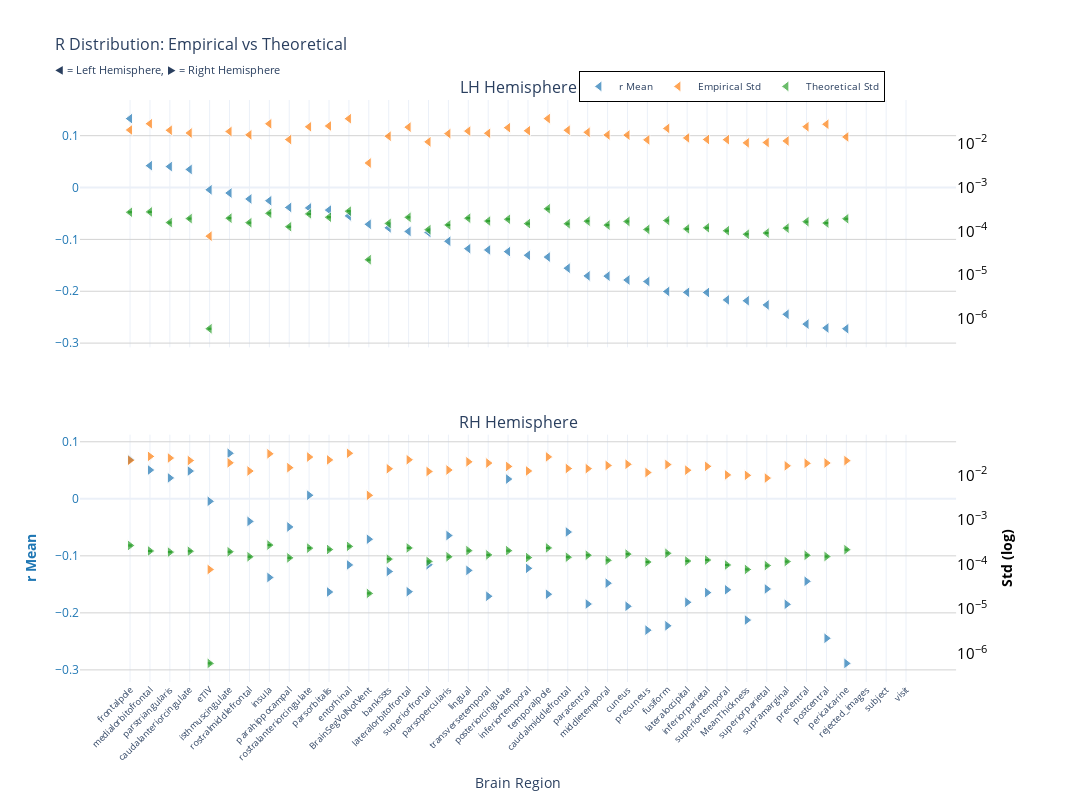
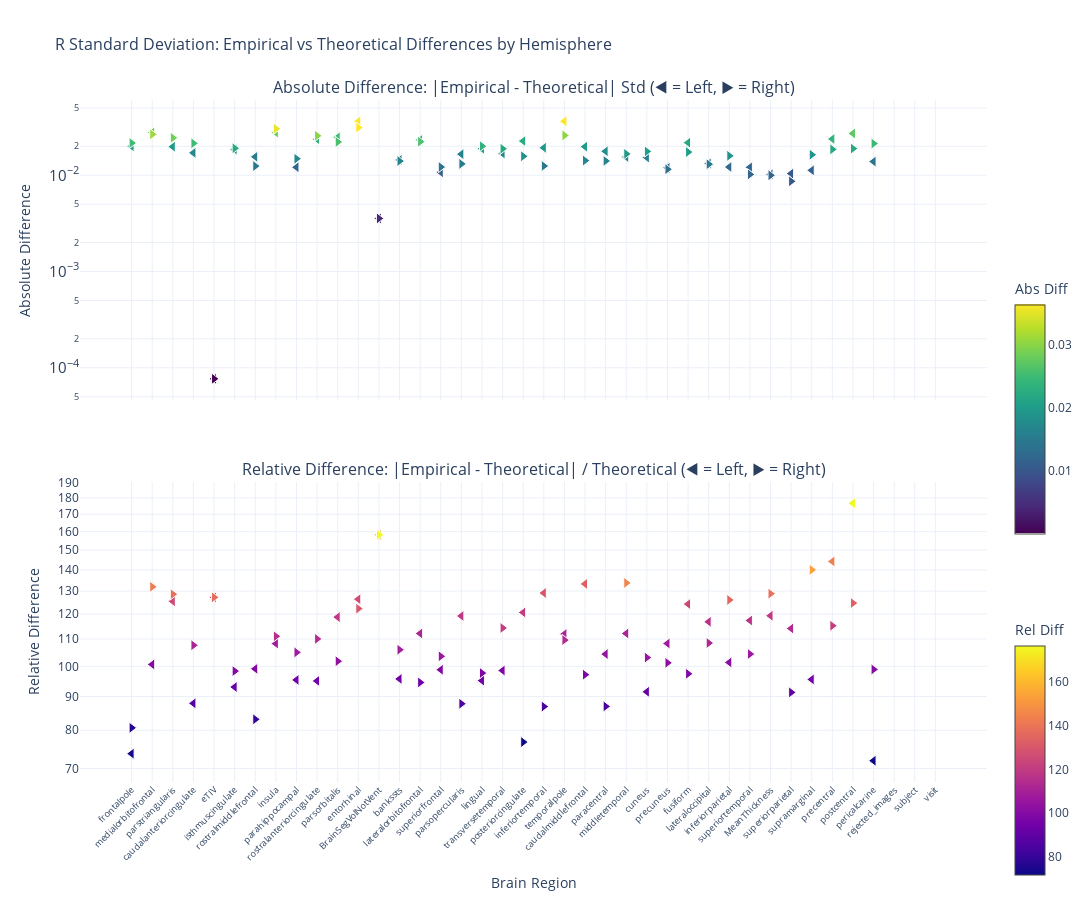

Here is the notebook cell these charts were saved with, in order:
### Markdown cell above
### F-statistic

### Code cell
nu_nav = df_navr[(df_navr["timepoint"] == "baseline") & (df_navr["group"] == "HC-PD")]
data_path = stats_dir / f"partial_correlation_baseline_{METRIC}.parquet"
df, stats = get_test_stats(
    data_path, stat_functions_F, nu_nav, hemisphere=True, study="baseline"
)
show_figure(stats, hemisphere=True, stat_name="r", study="baseline", metric=METRIC)

### Figure 1 — Plotly figure (JSON) as saved in the notebook; plotly's stock layout.template omitted (floating-point values rounded to 4 significant figures)
{"data": [{"hovertemplate": "<b>%{x}</b><br>Mean r: %{y:.2f}<br><extra></extra>", "legendgroup": "mean", "marker": {"color": "#1f77b4", "line": {"color": "white", "width": 1}, "opacity": 0.7, "size": 10, "symbol": "triangle-left"}, "mode": "markers", "name": "r Mean", "showlegend": true, "type": "scatter", "x": ["frontalpole", "medialorbitofrontal", "parstriangularis", "caudalanteriorcingulate", "eTIV", "isthmuscingulate", "rostralmiddlefrontal", "insula", "parahippocampal", "rostralanteriorcingulate", "parsorbitalis", "entorhinal", "BrainSegVolNotVent", "bankssts", "lateralorbitofrontal", "superiorfrontal", "parsopercularis", "lingual", "transversetemporal", "posteriorcingulate", "inferiortemporal", "temporalpole", "caudalmiddlefrontal", "paracentral", "middletemporal", "cuneus", "precuneus", "fusiform", "lateraloccipital", "inferiorparietal", "superiortemporal", "MeanThickness", "superiorparietal", "supramarginal", "precentral", "postcentral", "pericalcarine", "rejected_images", "subject", "visit"], "xaxis": "x", "y": [0.1329, 0.04217, 0.04039, 0.0349, -0.004403, -0.01058, -0.02201, -0.02544, -0.03839, -0.03923, -0.04349, -0.05472, -0.07087, -0.0777, -0.08461, -0.08656, -0.1036, -0.1179, -0.1203, -0.1236, -0.1305, -0.1341, -0.1555, -0.1704, -0.1708, -0.1783, -0.1812, -0.2004, -0.2021, -0.2024, -0.2166, -0.2183, -0.2264, -0.2444, -0.2633, -0.2708, -0.2722, NaN, NaN, NaN], "yaxis": "y"}, {"hovertemplate": "<b>%{x}</b><br>Empirical Std: %{y:.3f}<br><extra></extra>", "legendgroup": "empirical", "marker": {"color": "#ff7f0e", "line": {"color": "white", "width": 1}, "opacity": 0.7, "size": 10, "symbol": "triangle-left"}, "mode": "markers", "name": "Empirical Std", "showlegend": true, "type": "scatter", "x": ["frontalpole", "medialorbitofrontal", "parstriangularis", "caudalanteriorcingulate", "eTIV", "isthmuscingulate", "rostralmiddlefrontal", "insula", "parahippocampal", "rostralanteriorcingulate", "parsorbitalis", "entorhinal", "BrainSegVolNotVent", "bankssts", "lateralorbitofrontal", "superiorfrontal", "parsopercularis", "lingual", "transversetemporal", "posteriorcingulate", "inferiortemporal", "temporalpole", "caudalmiddlefrontal", "paracentral", "middletemporal", "cuneus", "precuneus", "fusiform", "lateraloccipital", "inferiorparietal", "superiortemporal", "MeanThickness", "superiorparietal", "supramarginal", "precentral", "postcentral", "pericalcarine", "rejected_images", "subject", "visit"], "xaxis": "x", "y": [0.02025, 0.02809, 0.01996, 0.01727, 7.738e-05, 0.01869, 0.0157, 0.028, 0.01223, 0.0239, 0.02496, 0.03653, 0.00358, 0.01458, 0.02346, 0.01085, 0.01671, 0.01907, 0.01701, 0.02284, 0.01945, 0.03671, 0.01996, 0.0179, 0.01562, 0.01547, 0.01205, 0.02198, 0.01335, 0.01229, 0.01218, 0.01029, 0.01049, 0.01136, 0.02398, 0.02731, 0.01406, NaN, NaN, NaN], "yaxis": "y2"}, {"error_y": {"array": [7.59e-06, 7.741e-06, 4.423e-06, 5.445e-06, 1.691e-08, 5.569e-06, 4.393e-06, 7.179e-06, 3.556e-06, 6.972e-06, 5.84e-06, 8.034e-06, 6.301e-07, 4.226e-06, 5.811e-06, 3.045e-06, 3.895e-06, 5.559e-06, 4.787e-06, 5.26e-06, 4.186e-06, 9.109e-06, 4.164e-06, 4.76e-06, 3.868e-06, 4.686e-06, 3.089e-06, 4.917e-06, 3.175e-06, 3.363e-06, 2.883e-06, 2.397e-06, 2.554e-06, 3.299e-06, 4.628e-06, 4.306e-06, 5.399e-06, NaN, NaN, NaN], "arrayminus": [7.38e-06, 7.526e-06, 4.301e-06, 5.294e-06, 1.644e-08, 5.414e-06, 4.271e-06, 6.98e-06, 3.457e-06, 6.778e-06, 5.678e-06, 7.811e-06, 6.127e-07, 4.109e-06, 5.65e-06, 2.961e-06, 3.787e-06, 5.405e-06, 4.654e-06, 5.114e-06, 4.07e-06, 8.857e-06, 4.049e-06, 4.628e-06, 3.761e-06, 4.556e-06, 3.003e-06, 4.781e-06, 3.087e-06, 3.27e-06, 2.803e-06, 2.33e-06, 2.483e-06, 3.207e-06, 4.5e-06, 4.187e-06, 5.25e-06, NaN, NaN, NaN], "color": "#2ca02c", "thickness": 1, "type": "data", "visible": true, "width": 2}, "hovertemplate": "<b>%{x}</b><br>Theoretical Std: %{y:.3f}<br><extra></extra>", "legendgroup": "theoretical", "marker": {"color": "#2ca02c", "line": {"color": "white", "width": 1}, "opacity": 0.7, "size": 10, "symbol": "triangle-left"}, "mode": "markers", "name": "Theoretical Std", "showlegend": true, "type": "scatter", "x": ["frontalpole", "medialorbitofrontal", "parstriangularis", "caudalanteriorcingulate", "eTIV", "isthmuscingulate", "rostralmiddlefrontal", "insula", "parahippocampal", "rostralanteriorcingulate", "parsorbitalis", "entorhinal", "BrainSegVolNotVent", "bankssts", "lateralorbitofrontal", "superiorfrontal", "parsopercularis", "lingual", "transversetemporal", "posteriorcingulate", "inferiortemporal", "temporalpole", "caudalmiddlefrontal", "paracentral", "middletemporal", "cuneus", "precuneus", "fusiform", "lateraloccipital", "inferiorparietal", "superiortemporal", "MeanThickness", "superiorparietal", "supramarginal", "precentral", "postcentral", "pericalcarine", "rejected_images", "subject", "visit"], "xaxis": "x", "y": [0.0002709, 0.0002763, 0.0001579, 0.0001943, 6.036e-07, 0.0001988, 0.0001568, 0.0002562, 0.0001269, 0.0002488, 0.0002084, 0.0002867, 2.249e-05, 0.0001508, 0.0002074, 0.0001087, 0.000139, 0.0001984, 0.0001709, 0.0001877, 0.0001494, 0.0003251, 0.0001486, 0.0001699, 0.0001381, 0.0001672, 0.0001102, 0.0001755, 0.0001133, 0.00012, 0.0001029, 8.555e-05, 9.116e-05, 0.0001177, 0.0001652, 0.0001537, 0.0001927, NaN, NaN, NaN], "yaxis": "y2"}, {"hovertemplate": "<b>%{x}</b><br>Mean r: %{y:.2f}<br><extra></extra>", "legendgroup": "mean", "marker": {"color": "#1f77b4", "line": {"color": "white", "width": 1}, "opacity": 0.7, "size": 10, "symbol": "triangle-right"}, "mode": "markers", "name": "r Mean", "showlegend": false, "type": "scatter", "x": ["isthmuscingulate", "frontalpole", "medialorbitofrontal", "caudalanteriorcingulate", "parstriangularis", "posteriorcingulate", "rostralanteriorcingulate", "eTIV", "rostralmiddlefrontal", "parahippocampal", "caudalmiddlefrontal", "parsopercularis", "BrainSegVolNotVent", "superiorfrontal", "entorhinal", "inferiortemporal", "lingual", "bankssts", "insula", "precentral", "middletemporal", "superiorparietal", "superiortemporal", "lateralorbitofrontal", "parsorbitalis", "inferiorparietal", "temporalpole", "transversetemporal", "lateraloccipital", "paracentral", "supramarginal", "cuneus", "MeanThickness", "fusiform", "precuneus", "postcentral", "pericalcarine", "rejected_images", "subject", "visit"], "xaxis": "x2", "y": [0.07986, 0.06868, 0.05046, 0.04866, 0.03667, 0.03463, 0.00622, -0.004403, -0.03957, -0.04935, -0.05821, -0.06438, -0.07087, -0.1156, -0.116, -0.1219, -0.1255, -0.1274, -0.1379, -0.1446, -0.1479, -0.1581, -0.1596, -0.1629, -0.1634, -0.1645, -0.1673, -0.1709, -0.1814, -0.1845, -0.185, -0.1884, -0.2127, -0.2227, -0.2303, -0.2446, -0.2886, NaN, NaN, NaN], "yaxis": "y3"}, {"hovertemplate": "<b>%{x}</b><br>Empirical Std: %{y:.3f}<br><extra></extra>", "legendgroup": "empirical", "marker": {"color": "#ff7f0e", "line": {"color": "white", "width": 1}, "opacity": 0.7, "size": 10, "symbol": "triangle-right"}, "mode": "markers", "name": "Empirical Std", "showlegend": false, "type": "scatter", "x": ["isthmuscingulate", "frontalpole", "medialorbitofrontal", "caudalanteriorcingulate", "parstriangularis", "posteriorcingulate", "rostralanteriorcingulate", "eTIV", "rostralmiddlefrontal", "parahippocampal", "caudalmiddlefrontal", "parsopercularis", "BrainSegVolNotVent", "superiorfrontal", "entorhinal", "inferiortemporal", "lingual", "bankssts", "insula", "precentral", "middletemporal", "superiorparietal", "superiortemporal", "lateralorbitofrontal", "parsorbitalis", "inferiorparietal", "temporalpole", "transversetemporal", "lateraloccipital", "paracentral", "supramarginal", "cuneus", "MeanThickness", "fusiform", "precuneus", "postcentral", "pericalcarine", "rejected_images", "subject", "visit"], "xaxis": "x2", "y": [0.01926, 0.02189, 0.02683, 0.02164, 0.02467, 0.01595, 0.02595, 7.738e-05, 0.0126, 0.01499, 0.01435, 0.01328, 0.00358, 0.0123, 0.03154, 0.01263, 0.02026, 0.01417, 0.03068, 0.01873, 0.01679, 0.008748, 0.0103, 0.02255, 0.02238, 0.01604, 0.02617, 0.01901, 0.01315, 0.01425, 0.01646, 0.01785, 0.01007, 0.01759, 0.01166, 0.01906, 0.02155, NaN, NaN, NaN], "yaxis": "y4"}, {"error_y": {"array": [5.43e-06, 7.51e-06, 5.653e-06, 5.583e-06, 5.332e-06, 5.746e-06, 6.548e-06, 1.691e-08, 4.195e-06, 3.962e-06, 4.097e-06, 4.19e-06, 6.301e-07, 3.295e-06, 7.167e-06, 4.026e-06, 5.751e-06, 3.713e-06, 7.673e-06, 4.517e-06, 3.491e-06, 2.655e-06, 2.74e-06, 6.615e-06, 6.1e-06, 3.538e-06, 6.629e-06, 4.619e-06, 3.365e-06, 4.539e-06, 3.27e-06, 4.805e-06, 2.172e-06, 5.006e-06, 3.195e-06, 4.25e-06, 6.043e-06, NaN, NaN, NaN], "arrayminus": [5.28e-06, 7.301e-06, 5.496e-06, 5.429e-06, 5.184e-06, 5.587e-06, 6.366e-06, 1.644e-08, 4.079e-06, 3.852e-06, 3.983e-06, 4.074e-06, 6.127e-07, 3.204e-06, 6.969e-06, 3.915e-06, 5.592e-06, 3.61e-06, 7.46e-06, 4.392e-06, 3.394e-06, 2.582e-06, 2.664e-06, 6.431e-06, 5.931e-06, 3.44e-06, 6.445e-06, 4.491e-06, 3.271e-06, 4.413e-06, 3.18e-06, 4.672e-06, 2.112e-06, 4.867e-06, 3.107e-06, 4.132e-06, 5.876e-06, NaN, NaN, NaN], "color": "#2ca02c", "thickness": 1, "type": "data", "visible": true, "width": 2}, "hovertemplate": "<b>%{x}</b><br>Theoretical Std: %{y:.3f}<br><extra></extra>", "legendgroup": "theoretical", "marker": {"color": "#2ca02c", "line": {"color": "white", "width": 1}, "opacity": 0.7, "size": 10, "symbol": "triangle-right"}, "mode": "markers", "name": "Theoretical Std", "showlegend": false, "type": "scatter", "x": ["isthmuscingulate", "frontalpole", "medialorbitofrontal", "caudalanteriorcingulate", "parstriangularis", "posteriorcingulate", "rostralanteriorcingulate", "eTIV", "rostralmiddlefrontal", "parahippocampal", "caudalmiddlefrontal", "parsopercularis", "BrainSegVolNotVent", "superiorfrontal", "entorhinal", "inferiortemporal", "lingual", "bankssts", "insula", "precentral", "middletemporal", "superiorparietal", "superiortemporal", "lateralorbitofrontal", "parsorbitalis", "inferiorparietal", "temporalpole", "transversetemporal", "lateraloccipital", "paracentral", "supramarginal", "cuneus", "MeanThickness", "fusiform", "precuneus", "postcentral", "pericalcarine", "rejected_images", "subject", "visit"], "xaxis": "x2", "y": [0.0001938, 0.000268, 0.0002018, 0.0001993, 0.0001903, 0.0002051, 0.0002337, 6.036e-07, 0.0001497, 0.0001414, 0.0001462, 0.0001496, 2.249e-05, 0.0001176, 0.0002558, 0.0001437, 0.0002053, 0.0001325, 0.0002739, 0.0001612, 0.0001246, 9.477e-05, 9.779e-05, 0.0002361, 0.0002177, 0.0001263, 0.0002366, 0.0001649, 0.0001201, 0.000162, 0.0001167, 0.0001715, 7.753e-05, 0.0001787, 0.000114, 0.0001517, 0.0002157, NaN, NaN, NaN], "yaxis": "y4"}], "layout": {"annotations": [{"font": {"size": 16}, "showarrow": false, "text": "LH Hemisphere", "x": 0.47, "xanchor": "center", "xref": "paper", "y": 1, "yanchor": "bottom", "yref": "paper"}, {"font": {"size": 16}, "showarrow": false, "text": "RH Hemisphere", "x": 0.47, "xanchor": "center", "xref": "paper", "y": 0.425, "yanchor": "bottom", "yref": "paper"}], "height": 800, "hovermode": "x", "legend": {"bgcolor": "rgba(255, 255, 255, 0.9)", "bordercolor": "black", "borderwidth": 1, "font": {"size": 10}, "orientation": "h", "x": 0.7, "xanchor": "center", "y": 1.05}, "title": {"font": {"size": 16}, "text": "R Distribution: Empirical vs Theoretical<br><sub>◀ = Left Hemisphere, ▶ = Right Hemisphere</sub>"}, "width": 1400, "xaxis": {"anchor": "y", "domain": [0, 0.94], "matches": "x2", "showticklabels": false}, "xaxis2": {"anchor": "y3", "domain": [0, 0.94], "tickangle": -45, "tickfont": {"size": 9}, "title": {"text": "Brain Region"}}, "yaxis": {"anchor": "x", "domain": [0.575, 1], "gridcolor": "lightgray", "showgrid": true, "tickfont": {"color": "#1f77b4"}, "title": {"font": {"color": "#1f77b4"}, "text": ""}}, "yaxis2": {"anchor": "x", "exponentformat": "power", "overlaying": "y", "showgrid": false, "side": "right", "tickfont": {"color": "black"}, "title": {"font": {"color": "black"}, "text": ""}, "type": "log"}, "yaxis3": {"anchor": "x2", "domain": [0, 0.425], "gridcolor": "lightgray", "showgrid": true, "tickfont": {"color": "#1f77b4"}, "title": {"font": {"color": "#1f77b4"}, "text": "<b>r Mean</b>"}}, "yaxis4": {"anchor": "x2", "exponentformat": "power", "overlaying": "y3", "showgrid": false, "side": "right", "tickfont": {"color": "black"}, "title": {"font": {"color": "black"}, "text": "<b>Std (log)</b>"}, "type": "log"}}}

### Figure 2 — Plotly figure (JSON) as saved in the notebook; plotly's stock layout.template omitted (floating-point values rounded to 4 significant figures)
{"data": [{"hovertemplate": "<b>%{x}</b><br>Hemisphere: %{text}<br>Abs Diff: %{y:.4f}<br><extra></extra>", "legendgroup": "abs_lh", "marker": {"color": [0.01998, 0.02781, 0.01981, 0.01708, 7.678e-05, 0.01849, 0.01554, 0.02774, 0.0121, 0.02365, 0.02475, 0.03624, 0.003558, 0.01443, 0.02326, 0.01074, 0.01657, 0.01888, 0.01684, 0.02265, 0.0193, 0.03638, 0.01981, 0.01773, 0.01548, 0.0153, 0.01194, 0.02181, 0.01323, 0.01217, 0.01208, 0.01021, 0.0104, 0.01125, 0.02382, 0.02715, 0.01386, NaN, NaN, NaN], "colorbar": {"len": 0.4, "title": {"text": "Abs Diff"}, "y": 0.75, "yanchor": "top"}, "colorscale": [[0, "#440154"], [0.1111, "#482878"], [0.2222, "#3e4989"], [0.3333, "#31688e"], [0.4444, "#26828e"], [0.5556, "#1f9e89"], [0.6667, "#35b779"], [0.7778, "#6ece58"], [0.8889, "#b5de2b"], [1, "#fde725"]], "line": {"color": "white", "width": 1}, "showscale": true, "size": 10, "symbol": "triangle-left"}, "mode": "markers", "name": "Absolute (lh)", "showlegend": false, "text": ["lh", "lh", "lh", "lh", "lh", "lh", "lh", "lh", "lh", "lh", "lh", "lh", "lh", "lh", "lh", "lh", "lh", "lh", "lh", "lh", "lh", "lh", "lh", "lh", "lh", "lh", "lh", "lh", "lh", "lh", "lh", "lh", "lh", "lh", "lh", "lh", "lh", "lh", "lh", "lh"], "type": "scatter", "x": ["frontalpole", "medialorbitofrontal", "parstriangularis", "caudalanteriorcingulate", "eTIV", "isthmuscingulate", "rostralmiddlefrontal", "insula", "parahippocampal", "rostralanteriorcingulate", "parsorbitalis", "entorhinal", "BrainSegVolNotVent", "bankssts", "lateralorbitofrontal", "superiorfrontal", "parsopercularis", "lingual", "transversetemporal", "posteriorcingulate", "inferiortemporal", "temporalpole", "caudalmiddlefrontal", "paracentral", "middletemporal", "cuneus", "precuneus", "fusiform", "lateraloccipital", "inferiorparietal", "superiortemporal", "MeanThickness", "superiorparietal", "supramarginal", "precentral", "postcentral", "pericalcarine", "rejected_images", "subject", "visit"], "xaxis": "x", "y": [0.01998, 0.02781, 0.01981, 0.01708, 7.678e-05, 0.01849, 0.01554, 0.02774, 0.0121, 0.02365, 0.02475, 0.03624, 0.003558, 0.01443, 0.02326, 0.01074, 0.01657, 0.01888, 0.01684, 0.02265, 0.0193, 0.03638, 0.01981, 0.01773, 0.01548, 0.0153, 0.01194, 0.02181, 0.01323, 0.01217, 0.01208, 0.01021, 0.0104, 0.01125, 0.02382, 0.02715, 0.01386, NaN, NaN, NaN], "yaxis": "y"}, {"hovertemplate": "<b>%{x}</b><br>Hemisphere: %{text}<br>Rel Diff: %{y:.2%}<br><extra></extra>", "legendgroup": "rel_lh", "marker": {"color": [73.73, 100.7, 125.4, 87.88, 127.2, 93.02, 99.12, 108.3, 95.36, 95.03, 118.7, 126.4, 158.2, 95.7, 112.1, 98.81, 119.2, 95.13, 98.54, 120.7, 129.1, 111.9, 133.3, 104.4, 112.1, 91.49, 108.3, 124.3, 116.8, 101.4, 117.3, 119.3, 114.1, 95.53, 144.2, 176.7, 71.93, NaN, NaN, NaN], "colorbar": {"len": 0.4, "title": {"text": "Rel Diff"}, "y": 0.25, "yanchor": "top"}, "colorscale": [[0, "#0d0887"], [0.1111, "#46039f"], [0.2222, "#7201a8"], [0.3333, "#9c179e"], [0.4444, "#bd3786"], [0.5556, "#d8576b"], [0.6667, "#ed7953"], [0.7778, "#fb9f3a"], [0.8889, "#fdca26"], [1, "#f0f921"]], "line": {"color": "white", "width": 1}, "showscale": true, "size": 10, "symbol": "triangle-left"}, "mode": "markers", "name": "Relative (lh)", "showlegend": false, "text": ["lh", "lh", "lh", "lh", "lh", "lh", "lh", "lh", "lh", "lh", "lh", "lh", "lh", "lh", "lh", "lh", "lh", "lh", "lh", "lh", "lh", "lh", "lh", "lh", "lh", "lh", "lh", "lh", "lh", "lh", "lh", "lh", "lh", "lh", "lh", "lh", "lh", "lh", "lh", "lh"], "type": "scatter", "x": ["frontalpole", "medialorbitofrontal", "parstriangularis", "caudalanteriorcingulate", "eTIV", "isthmuscingulate", "rostralmiddlefrontal", "insula", "parahippocampal", "rostralanteriorcingulate", "parsorbitalis", "entorhinal", "BrainSegVolNotVent", "bankssts", "lateralorbitofrontal", "superiorfrontal", "parsopercularis", "lingual", "transversetemporal", "posteriorcingulate", "inferiortemporal", "temporalpole", "caudalmiddlefrontal", "paracentral", "middletemporal", "cuneus", "precuneus", "fusiform", "lateraloccipital", "inferiorparietal", "superiortemporal", "MeanThickness", "superiorparietal", "supramarginal", "precentral", "postcentral", "pericalcarine", "rejected_images", "subject", "visit"], "xaxis": "x2", "y": [73.73, 100.7, 125.4, 87.88, 127.2, 93.02, 99.12, 108.3, 95.36, 95.03, 118.7, 126.4, 158.2, 95.7, 112.1, 98.81, 119.2, 95.13, 98.54, 120.7, 129.1, 111.9, 133.3, 104.4, 112.1, 91.49, 108.3, 124.3, 116.8, 101.4, 117.3, 119.3, 114.1, 95.53, 144.2, 176.7, 71.93, NaN, NaN, NaN], "yaxis": "y2"}, {"hovertemplate": "<b>%{x}</b><br>Hemisphere: %{text}<br>Abs Diff: %{y:.4f}<br><extra></extra>", "legendgroup": "abs_rh", "marker": {"color": [0.01906, 0.02162, 0.02662, 0.02145, 0.02447, 0.01574, 0.02571, 7.678e-05, 0.01245, 0.01485, 0.0142, 0.01313, 0.003558, 0.01218, 0.03128, 0.01249, 0.02005, 0.01404, 0.03041, 0.01857, 0.01667, 0.008653, 0.01021, 0.02232, 0.02216, 0.01592, 0.02593, 0.01885, 0.01303, 0.01409, 0.01634, 0.01768, 0.009989, 0.01741, 0.01154, 0.01891, 0.02134, NaN, NaN, NaN], "colorbar": {"len": 0.4, "title": {"text": "Abs Diff"}, "y": 0.75, "yanchor": "top"}, "colorscale": [[0, "#440154"], [0.1111, "#482878"], [0.2222, "#3e4989"], [0.3333, "#31688e"], [0.4444, "#26828e"], [0.5556, "#1f9e89"], [0.6667, "#35b779"], [0.7778, "#6ece58"], [0.8889, "#b5de2b"], [1, "#fde725"]], "line": {"color": "white", "width": 1}, "showscale": false, "size": 10, "symbol": "triangle-right"}, "mode": "markers", "name": "Absolute (rh)", "showlegend": false, "text": ["rh", "rh", "rh", "rh", "rh", "rh", "rh", "rh", "rh", "rh", "rh", "rh", "rh", "rh", "rh", "rh", "rh", "rh", "rh", "rh", "rh", "rh", "rh", "rh", "rh", "rh", "rh", "rh", "rh", "rh", "rh", "rh", "rh", "rh", "rh", "rh", "rh", "rh", "rh", "rh"], "type": "scatter", "x": ["isthmuscingulate", "frontalpole", "medialorbitofrontal", "caudalanteriorcingulate", "parstriangularis", "posteriorcingulate", "rostralanteriorcingulate", "eTIV", "rostralmiddlefrontal", "parahippocampal", "caudalmiddlefrontal", "parsopercularis", "BrainSegVolNotVent", "superiorfrontal", "entorhinal", "inferiortemporal", "lingual", "bankssts", "insula", "precentral", "middletemporal", "superiorparietal", "superiortemporal", "lateralorbitofrontal", "parsorbitalis", "inferiorparietal", "temporalpole", "transversetemporal", "lateraloccipital", "paracentral", "supramarginal", "cuneus", "MeanThickness", "fusiform", "precuneus", "postcentral", "pericalcarine", "rejected_images", "subject", "visit"], "xaxis": "x", "y": [0.01906, 0.02162, 0.02662, 0.02145, 0.02447, 0.01574, 0.02571, 7.678e-05, 0.01245, 0.01485, 0.0142, 0.01313, 0.003558, 0.01218, 0.03128, 0.01249, 0.02005, 0.01404, 0.03041, 0.01857, 0.01667, 0.008653, 0.01021, 0.02232, 0.02216, 0.01592, 0.02593, 0.01885, 0.01303, 0.01409, 0.01634, 0.01768, 0.009989, 0.01741, 0.01154, 0.01891, 0.02134, NaN, NaN, NaN], "yaxis": "y"}, {"hovertemplate": "<b>%{x}</b><br>Hemisphere: %{text}<br>Rel Diff: %{y:.2%}<br><extra></extra>", "legendgroup": "rel_rh", "marker": {"color": [98.35, 80.68, 132.0, 107.6, 128.6, 76.77, 110.0, 127.2, 83.12, 105.0, 97.12, 87.77, 158.2, 103.6, 122.3, 86.89, 97.68, 106.0, 111.0, 115.2, 133.8, 91.31, 104.4, 94.53, 101.8, 126.1, 109.6, 114.3, 108.5, 86.95, 140.0, 103.1, 128.8, 97.42, 101.2, 124.7, 98.92, NaN, NaN, NaN], "colorbar": {"len": 0.4, "title": {"text": "Rel Diff"}, "y": 0.25, "yanchor": "top"}, "colorscale": [[0, "#0d0887"], [0.1111, "#46039f"], [0.2222, "#7201a8"], [0.3333, "#9c179e"], [0.4444, "#bd3786"], [0.5556, "#d8576b"], [0.6667, "#ed7953"], [0.7778, "#fb9f3a"], [0.8889, "#fdca26"], [1, "#f0f921"]], "line": {"color": "white", "width": 1}, "showscale": false, "size": 10, "symbol": "triangle-right"}, "mode": "markers", "name": "Relative (rh)", "showlegend": false, "text": ["rh", "rh", "rh", "rh", "rh", "rh", "rh", "rh", "rh", "rh", "rh", "rh", "rh", "rh", "rh", "rh", "rh", "rh", "rh", "rh", "rh", "rh", "rh", "rh", "rh", "rh", "rh", "rh", "rh", "rh", "rh", "rh", "rh", "rh", "rh", "rh", "rh", "rh", "rh", "rh"], "type": "scatter", "x": ["isthmuscingulate", "frontalpole", "medialorbitofrontal", "caudalanteriorcingulate", "parstriangularis", "posteriorcingulate", "rostralanteriorcingulate", "eTIV", "rostralmiddlefrontal", "parahippocampal", "caudalmiddlefrontal", "parsopercularis", "BrainSegVolNotVent", "superiorfrontal", "entorhinal", "inferiortemporal", "lingual", "bankssts", "insula", "precentral", "middletemporal", "superiorparietal", "superiortemporal", "lateralorbitofrontal", "parsorbitalis", "inferiorparietal", "temporalpole", "transversetemporal", "lateraloccipital", "paracentral", "supramarginal", "cuneus", "MeanThickness", "fusiform", "precuneus", "postcentral", "pericalcarine", "rejected_images", "subject", "visit"], "xaxis": "x2", "y": [98.35, 80.68, 132.0, 107.6, 128.6, 76.77, 110.0, 127.2, 83.12, 105.0, 97.12, 87.77, 158.2, 103.6, 122.3, 86.89, 97.68, 106.0, 111.0, 115.2, 133.8, 91.31, 104.4, 94.53, 101.8, 126.1, 109.6, 114.3, 108.5, 86.95, 140.0, 103.1, 128.8, 97.42, 101.2, 124.7, 98.92, NaN, NaN, NaN], "yaxis": "y2"}], "layout": {"annotations": [{"font": {"size": 16}, "showarrow": false, "text": "Absolute Difference: |Empirical - Theoretical| Std (◀ = Left, ▶ = Right)", "x": 0.5, "xanchor": "center", "xref": "paper", "y": 1, "yanchor": "bottom", "yref": "paper"}, {"font": {"size": 16}, "showarrow": false, "text": "Relative Difference: |Empirical - Theoretical| / Theoretical (◀ = Left, ▶ = Right)", "x": 0.5, "xanchor": "center", "xref": "paper", "y": 0.44, "yanchor": "bottom", "yref": "paper"}], "height": 900, "hovermode": "x unified", "showlegend": false, "title": {"font": {"size": 16}, "text": "R Standard Deviation: Empirical vs Theoretical Differences by Hemisphere"}, "width": 1400, "xaxis": {"anchor": "y", "domain": [0, 1], "showticklabels": false}, "xaxis2": {"anchor": "y2", "domain": [0, 1], "tickangle": -45, "tickfont": {"size": 9}, "title": {"text": "Brain Region"}}, "yaxis": {"anchor": "x", "domain": [0.56, 1], "exponentformat": "power", "title": {"text": "Absolute Difference"}, "type": "log"}, "yaxis2": {"anchor": "x2", "domain": [0, 0.44], "exponentformat": "power", "title": {"text": "Relative Difference"}, "type": "log"}}}
